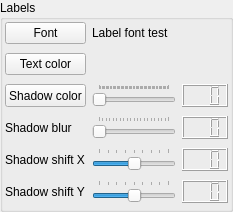
    <widget class="QGroupBox" name="gpbOsdLabels">
     <property name="sizePolicy">
      <sizepolicy hsizetype="Expanding" vsizetype="Preferred">
       <horstretch>0</horstretch>
       <verstretch>0</verstretch>
      </sizepolicy>
     </property>
     <property name="maximumSize">
      <size>
       <width>16777215</width>
       <height>16777215</height>
      </size>
     </property>
     <property name="title">
      <string>Labels</string>
     </property>
     <layout class="QGridLayout" name="gridLayout">
      <property name="leftMargin">
       <number>2</number>
      </property>
      <property name="topMargin">
       <number>2</number>
      </property>
      <property name="rightMargin">
       <number>2</number>
      </property>
      <property name="bottomMargin">
       <number>6</number>
      </property>
      <property name="verticalSpacing">
       <number>9</number>
      </property>
      <item row="0" column="0">
       <widget class="QPushButton" name="pbFont">
        <property name="sizePolicy">
         <sizepolicy hsizetype="Preferred" vsizetype="Preferred">
          <horstretch>0</horstretch>
          <verstretch>0</verstretch>
         </sizepolicy>
        </property>
        <property name="minimumSize">
         <size>
          <width>0</width>
          <height>0</height>
         </size>
        </property>
        <property name="maximumSize">
         <size>
          <width>16777215</width>
          <height>16777215</height>
         </size>
        </property>
        <property name="text">
         <string>Font</string>
        </property>
       </widget>
      </item>
      <item row="1" column="0">
       <widget class="QPushButton" name="pbTextColor">
        <property name="sizePolicy">
         <sizepolicy hsizetype="Preferred" vsizetype="Preferred">
          <horstretch>0</horstretch>
          <verstretch>0</verstretch>
         </sizepolicy>
        </property>
        <property name="minimumSize">
         <size>
          <width>0</width>
          <height>0</height>
         </size>
        </property>
        <property name="maximumSize">
         <size>
          <width>16777215</width>
          <height>16777215</height>
         </size>
        </property>
        <property name="text">
         <string>Text color</string>
        </property>
       </widget>
      </item>
      <item row="2" column="0">
       <widget class="QPushButton" name="pbShadowColor">
        <property name="sizePolicy">
         <sizepolicy hsizetype="Preferred" vsizetype="Preferred">
          <horstretch>0</horstretch>
          <verstretch>0</verstretch>
         </sizepolicy>
        </property>
        <property name="minimumSize">
         <size>
          <width>0</width>
          <height>0</height>
         </size>
        </property>
        <property name="maximumSize">
         <size>
          <width>16777215</width>
          <height>16777215</height>
         </size>
        </property>
        <property name="text">
         <string>Shadow color</string>
        </property>
       </widget>
      </item>
      <item row="2" column="1">
       <widget class="QSlider" name="slShadowAlpha">
        <property name="sizePolicy">
         <sizepolicy hsizetype="Expanding" vsizetype="Preferred">
          <horstretch>0</horstretch>
          <verstretch>0</verstretch>
         </sizepolicy>
        </property>
        <property name="minimumSize">
         <size>
          <width>0</width>
          <height>0</height>
         </size>
        </property>
        <property name="maximumSize">
         <size>
          <width>16777215</width>
          <height>16777215</height>
         </size>
        </property>
        <property name="maximum">
         <number>255</number>
        </property>
        <property name="pageStep">
         <number>5</number>
        </property>
        <property name="value">
         <number>0</number>
        </property>
        <property name="orientation">
         <enum>Qt::Horizontal</enum>
        </property>
        <property name="tickPosition">
         <enum>QSlider::TicksAbove</enum>
        </property>
       </widget>
      </item>
      <item row="2" column="2">
       <widget class="QLCDNumber" name="lcdShadTranspar">
        <property name="sizePolicy">
         <sizepolicy hsizetype="Preferred" vsizetype="Preferred">
          <horstretch>0</horstretch>
          <verstretch>0</verstretch>
         </sizepolicy>
        </property>
        <property name="maximumSize">
         <size>
          <width>16777215</width>
          <height>16777215</height>
         </size>
        </property>
        <property name="digitCount">
         <number>3</number>
        </property>
       </widget>
      </item>
      <item row="3" column="0">
       <widget class="QLabel" name="lblShadBlur">
        <property name="text">
         <string>Shadow blur</string>
        </property>
        <property name="wordWrap">
         <bool>true</bool>
        </property>
        <property name="buddy">
         <cstring>slShadowBlur</cstring>
        </property>
       </widget>
      </item>
      <item row="3" column="1">
       <widget class="QSlider" name="slShadowBlur">
        <property name="sizePolicy">
         <sizepolicy hsizetype="Expanding" vsizetype="Preferred">
          <horstretch>0</horstretch>
          <verstretch>0</verstretch>
         </sizepolicy>
        </property>
        <property name="maximum">
         <number>20</number>
        </property>
        <property name="singleStep">
         <number>1</number>
        </property>
        <property name="pageStep">
         <number>2</number>
        </property>
        <property name="orientation">
         <enum>Qt::Horizontal</enum>
        </property>
        <property name="tickPosition">
         <enum>QSlider::TicksAbove</enum>
        </property>
       </widget>
      </item>
      <item row="3" column="2">
       <widget class="QLCDNumber" name="lcdShadBlur">
        <property name="sizePolicy">
         <sizepolicy hsizetype="Maximum" vsizetype="Preferred">
          <horstretch>0</horstretch>
          <verstretch>0</verstretch>
         </sizepolicy>
        </property>
        <property name="maximumSize">
         <size>
          <width>16777215</width>
          <height>16777215</height>
         </size>
        </property>
        <property name="smallDecimalPoint">
         <bool>false</bool>
        </property>
        <property name="digitCount">
         <number>3</number>
        </property>
       </widget>
      </item>
      <item row="4" column="0">
       <widget class="QLabel" name="lblShadShiftX">
        <property name="text">
         <string>Shadow shift X</string>
        </property>
        <property name="wordWrap">
         <bool>true</bool>
        </property>
        <property name="buddy">
         <cstring>slShadowShiftX</cstring>
        </property>
       </widget>
      </item>
      <item row="4" column="1">
       <widget class="QSlider" name="slShadowShiftX">
        <property name="sizePolicy">
         <sizepolicy hsizetype="Expanding" vsizetype="Preferred">
          <horstretch>0</horstretch>
          <verstretch>0</verstretch>
         </sizepolicy>
        </property>
        <property name="minimum">
         <number>-20</number>
        </property>
        <property name="maximum">
         <number>20</number>
        </property>
        <property name="pageStep">
         <number>5</number>
        </property>
        <property name="orientation">
         <enum>Qt::Horizontal</enum>
        </property>
        <property name="tickPosition">
         <enum>QSlider::TicksAbove</enum>
        </property>
       </widget>
      </item>
      <item row="4" column="2">
       <widget class="QLCDNumber" name="lcdShadShiftX">
        <property name="sizePolicy">
         <sizepolicy hsizetype="Preferred" vsizetype="Preferred">
          <horstretch>0</horstretch>
          <verstretch>0</verstretch>
         </sizepolicy>
        </property>
        <property name="maximumSize">
         <size>
          <width>16777215</width>
          <height>16777215</height>
         </size>
        </property>
        <property name="digitCount">
         <number>3</number>
        </property>
       </widget>
      </item>
      <item row="5" column="0">
       <widget class="QLabel" name="lblShadShiftY">
        <property name="text">
         <string>Shadow shift Y</string>
        </property>
        <property name="wordWrap">
         <bool>true</bool>
        </property>
        <property name="buddy">
         <cstring>slShadowShiftY</cstring>
        </property>
       </widget>
      </item>
      <item row="5" column="1">
       <widget class="QSlider" name="slShadowShiftY">
        <property name="sizePolicy">
         <sizepolicy hsizetype="Expanding" vsizetype="Preferred">
          <horstretch>0</horstretch>
          <verstretch>0</verstretch>
         </sizepolicy>
        </property>
        <property name="minimum">
         <number>-20</number>
        </property>
        <property name="maximum">
         <number>20</number>
        </property>
        <property name="pageStep">
         <number>5</number>
        </property>
        <property name="orientation">
         <enum>Qt::Horizontal</enum>
        </property>
        <property name="tickPosition">
         <enum>QSlider::TicksAbove</enum>
        </property>
       </widget>
      </item>
      <item row="5" column="2">
       <widget class="QLCDNumber" name="lcdShadShiftY">
        <property name="sizePolicy">
         <sizepolicy hsizetype="Preferred" vsizetype="Preferred">
          <horstretch>0</horstretch>
          <verstretch>0</verstretch>
         </sizepolicy>
        </property>
        <property name="maximumSize">
         <size>
          <width>16777215</width>
          <height>16777215</height>
         </size>
        </property>
        <property name="digitCount">
         <number>3</number>
        </property>
       </widget>
      </item>
      <item row="0" column="1" colspan="2">
       <widget class="QLabel" name="lblFontTest">
        <property name="sizePolicy">
         <sizepolicy hsizetype="Expanding" vsizetype="Preferred">
          <horstretch>0</horstretch>
          <verstretch>0</verstretch>
         </sizepolicy>
        </property>
        <property name="text">
         <string notr="true">Label font test</string>
        </property>
        <property name="wordWrap">
         <bool>true</bool>
        </property>
       </widget>
      </item>
     </layout>
    </widget>
